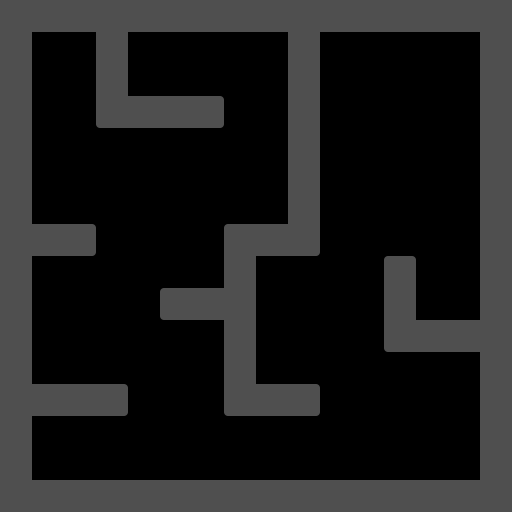

A 2D game scene composited from a Tiled map and its tileset images. What follows is a short description and the map's XML, with every tile layer's data as written:
An orthogonal 16x16 tile map with 32x32 px tiles, 1 tile layer (base) and 6 objects (player, itemRed, itemGreen, itemBlue, itemYellow, ...).

<map version="1.0" orientation="orthogonal" renderorder="right-down" width="16" height="16" tilewidth="32" tileheight="32" nextobjectid="11">
 <tileset firstgid="1" name="tiles" tilewidth="32" tileheight="32" tilecount="32" columns="4">
  <image source="tiles.png" width="128" height="256" />
 </tileset>
 <layer name="base" width="16" height="16">
  <data encoding="csv">
5,5,5,5,5,5,5,5,5,5,5,5,5,5,5,5,
5,0,0,5,0,0,0,0,0,5,0,0,0,0,0,5,
5,0,0,5,0,0,0,0,0,5,0,0,0,0,0,5,
5,0,0,11,5,5,4,0,0,5,0,0,0,0,0,5,
5,0,0,0,0,0,0,0,0,5,0,0,0,0,0,5,
5,0,0,0,0,0,0,0,0,5,0,0,0,0,0,5,
5,0,0,0,0,0,0,0,0,5,0,0,0,0,0,5,
5,5,4,0,0,0,0,7,5,12,0,0,0,0,0,5,
5,0,0,0,0,0,0,5,0,0,0,0,2,0,0,5,
5,0,0,0,0,3,5,5,0,0,0,0,5,0,0,5,
5,0,0,0,0,0,0,5,0,0,0,0,11,5,5,5,
5,0,0,0,0,0,0,5,0,0,0,0,0,0,0,5,
5,5,5,4,0,0,0,11,5,4,0,0,0,0,0,5,
5,0,0,0,0,0,0,0,0,0,0,0,0,0,0,5,
5,0,0,0,0,0,0,0,0,0,0,0,0,0,0,5,
5,5,5,5,5,5,5,5,5,5,5,5,5,5,5,5
</data>
 </layer>
 <objectgroup name="objects">
  <object id="1" name="player" type="player" x="130" y="66" width="30" height="30" />
  <object id="3" name="red" type="itemRed" x="260" y="452" width="24" height="24">
   <ellipse />
  </object>
  <object id="6" name="green" type="itemGreen" x="34" y="450" width="24" height="24">
   <ellipse />
  </object>
  <object id="7" name="blue" type="itemBlue" x="257" y="196" width="24" height="24">
   <ellipse />
  </object>
  <object id="8" name="yellow" type="itemYellow" x="322" y="135" width="24" height="24">
   <ellipse />
  </object>
  <object id="9" name="end" type="itemWhite" x="35" y="194" width="24" height="24">
   <ellipse />
  </object>
 </objectgroup>
</map>
